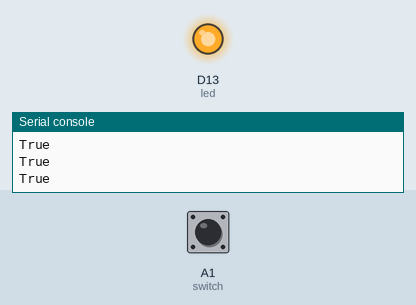
Recording of a program running on a simulated CircuitPython board. On the bench: output pins drawn as LEDs (lit = HIGH), the last lines printed to the serial console. Inputs (shaded band) come from the test bench; at power-on: A1 (switch) HIGH.

Above: at 1.2 s.
1.3 s: A1 (switch) pulled LOW for 0.15 s
At 1.4 s:
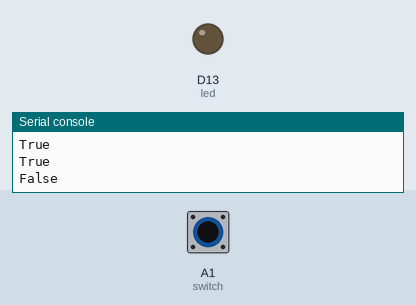
3.0 s: A1 (switch) pulled LOW for 3.2 s
At 6.5 s:
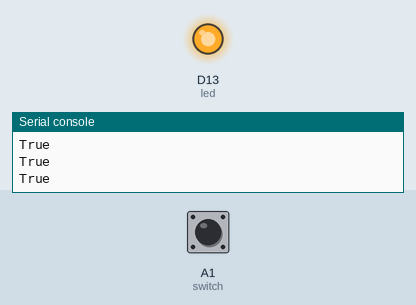
Timing chart, 0 to 8.0 s (numbered marks = the images above; inputs shaded):
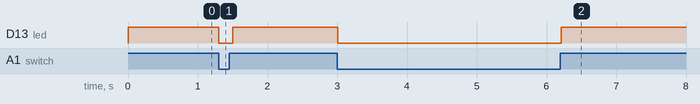

Measured:
- after the input at 1.3 s, D13 (led): HIGH → LOW at once, → HIGH 0.20 s later
- after the input at 3.0 s, D13 (led): HIGH → LOW at once, → HIGH 3.2 s later

The program:

Week02_Switches.py
```python
# import modules
import board
import time
from digitalio import DigitalInOut, Direction

# declare objects and variables
switch = DigitalInOut(board.A1)
switch.direction = Direction.INPUT
led = DigitalInOut(board.D13)
led.direction = Direction.OUTPUT

# variables to control sleep time for blinking


# loop forever
while True:
    # print switch.value to the serial monitor
    print(switch.value)

    # write the switch value to the led
    led.value = switch.value

    # pause a bit
    time.sleep(0.1)
```
